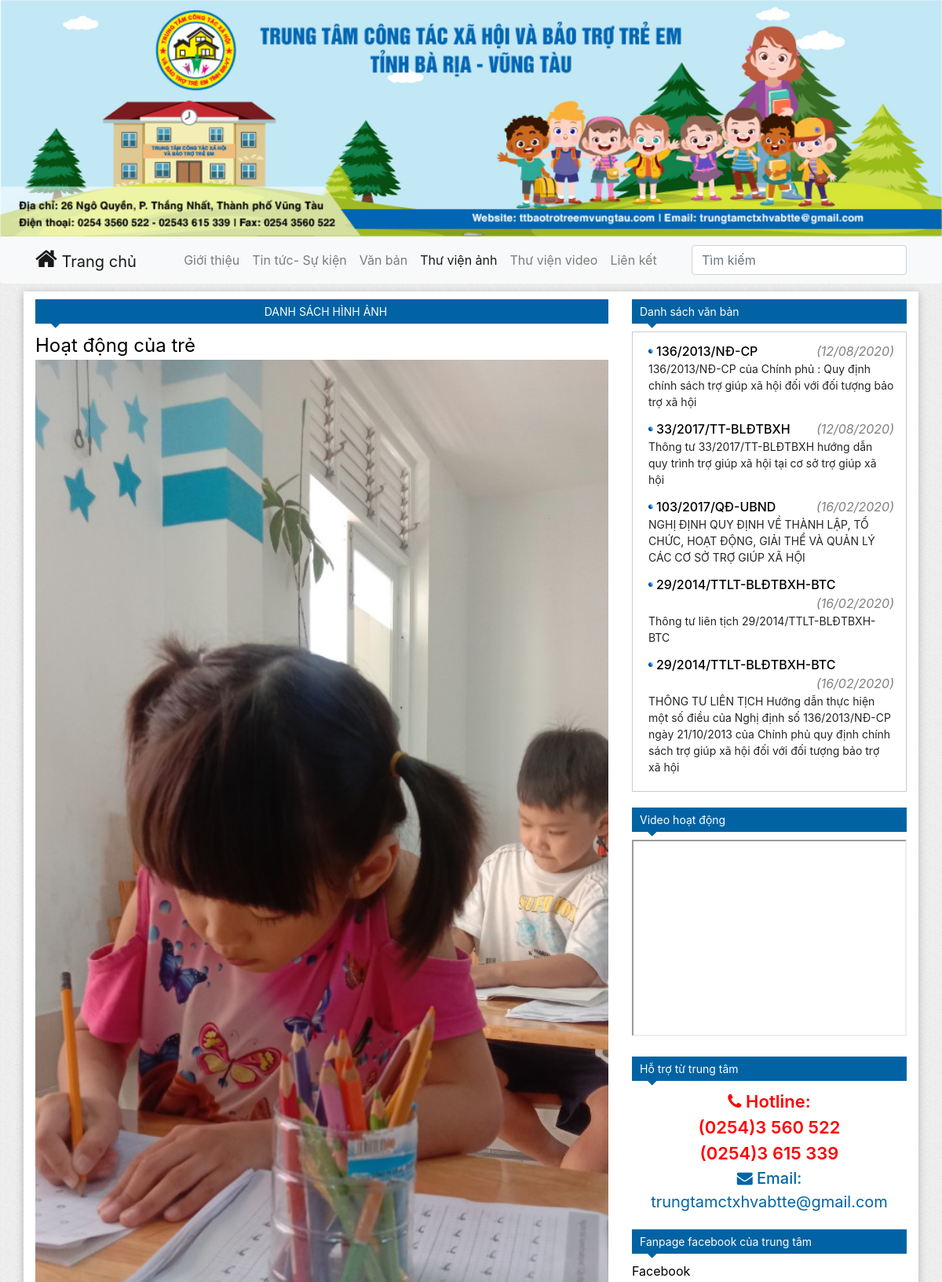
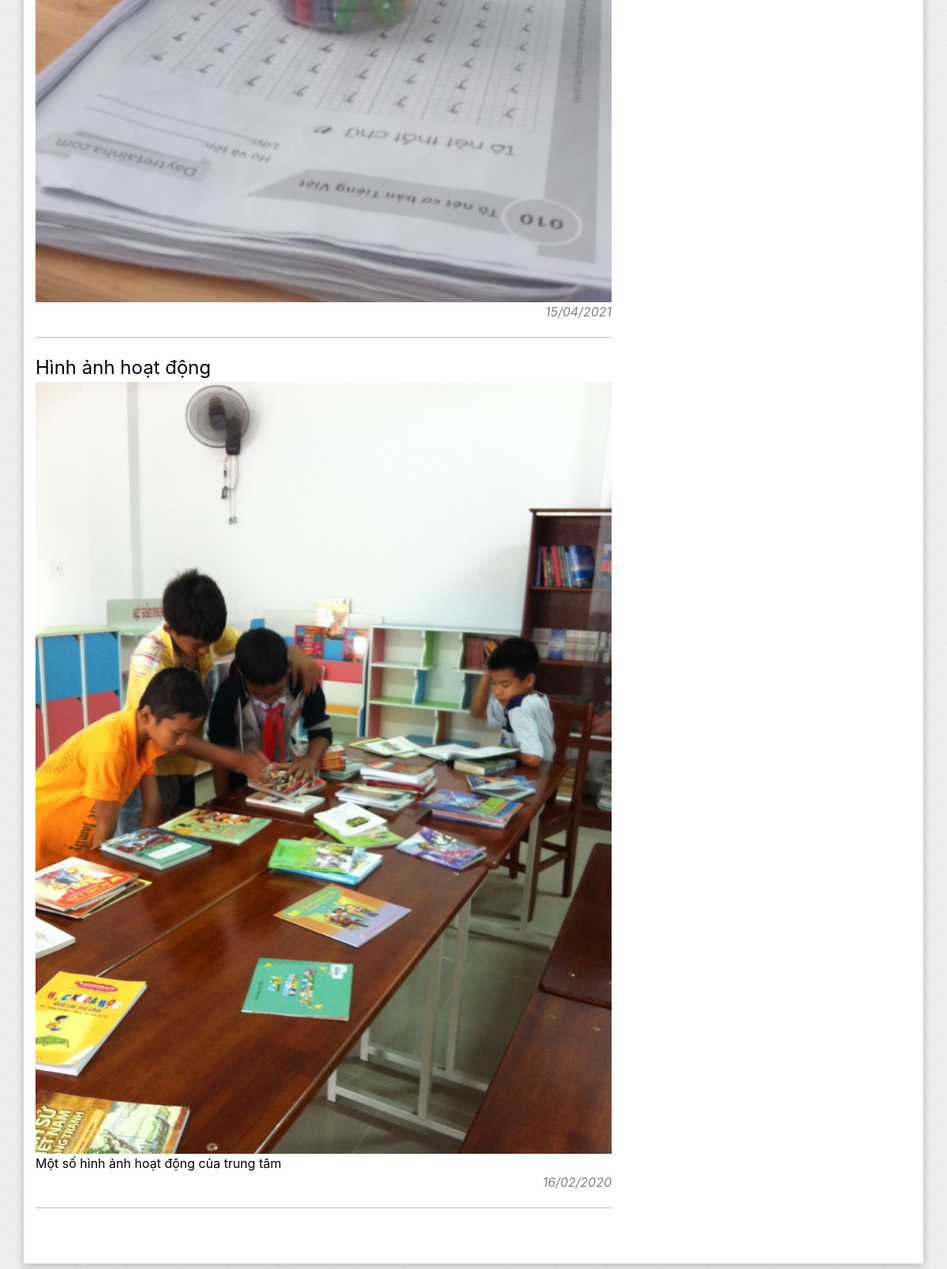
The page /blog/image-list/ (upper part) on the database its author committed (2 pictures, top to bottom).
### blog/models.py (models this page shows, shortened)
class PostImage(models.Model):
    author = models.ForeignKey(get_user_model(), on_delete=models.CASCADE)
    title = models.CharField(max_length=200)
    description = models.CharField(max_length=500, blank=True)
    created_date = models.DateTimeField(default=timezone.now)
    def default_image(self):
        return Image.objects.filter(post_image=self).first()

class Image(models.Model):
    post_image = models.ForeignKey(PostImage, on_delete=models.CASCADE)
    image = models.ImageField()

class PostFile(models.Model):
    type_choices = [
        ('0', 'Cải cách hành chính'),
        ('1', 'Thông báo')
    ]
    author = models.ForeignKey(get_user_model(), on_delete=models.CASCADE)
    number = models.CharField(max_length=200, default='')
    name = models.CharField(max_length=200, default='')
    file = models.FileField()
    type = models.CharField("Loại văn bản", default='0', max_length=100, choices=type_choices)
    created_date = models.DateTimeField(default=timezone.now)

### blog/views.py (the view)
# urls.py: path('image-list/', views.image_list, name='image-list'),
def image_list(request):
    posts_page = PostImage.objects.all().order_by('-created_date')
    page = request.GET.get('page', 1)
    paginator = Paginator(posts_page, 3)
    try:
        posts = paginator.page(page)
    except PageNotAnInteger:
        posts = paginator.page(1)
    except EmptyPage:
        posts = paginator.page(paginator.num_pages)
    files = PostFile.objects.all().order_by('-created_date')[:5]
    images = PostImage.objects.all().order_by('-created_date')[:8]
    return render(request, 'blog/image-list.html', {'posts': posts, 'files': files, 'images': images})

### templates/blog/image-list.html (shortened to what this page needs)
{% extends 'base.html' %}
{% load static %}
{% block name %}Danh sách hình ảnh{% endblock %}
{% block base %}
    <div class="content-wrapper">
        {% for post in posts %}
            <div class="post-item">
                <a href="{% url 'blog:image-detail' %}?id={{ post.id }}">
                    <div class="title">{{ post.title }}</div>
                    <div class="image"><img src="{{ post.default_image.image.url }}"></div>
                    <div class="description">{{ post.description }}</div>
                    <div class="clearfix"><div class="date">{{ post.created_date|date:"d/m/Y" }}</div></div>
                </a>
            </div>
        {% endfor %}
    </div>
    {% include "blog/pagination.html" %}
{% endblock %}

### templates/base.html (shortened to what this page needs)
<!doctype html>
<html lang="en">
<head>
    {% load static %}
    <link rel="stylesheet" href="https://stackpath.bootstrapcdn.com/bootstrap/4.3.1/css/bootstrap.min.css"
>
    <link rel="stylesheet" href="https://maxcdn.bootstrapcdn.com/font-awesome/4.7.0/css/font-awesome.min.css">
    <link rel="stylesheet" href="{% static 'css/style.css' %}">
</head>
<body>
<div id="header">
    <img class="image-header" src="{% static 'images/header.jpg' %}">
    <nav class="navbar navbar-expand-lg navbar-light bg-light rounded">
        <div class="container"><a class="navbar-brand" href="{% url 'home:index' %}"><i
                class="icon-home fa fa-home"></i> Trang chủ</a>
            <div class="collapse navbar-collapse" id="navbarsExample09">
                <ul class="navbar-nav m-auto">
                    <li class="nav-item">
                        <a class="nav-link {% if request.path == "/about" %}active{% endif %}" href="{% url 'home:about' %}">Giới thiệu</a>
                    </li>
                    <li class="nav-item">
                        <a class="nav-link {% if request.path == "/blog/post-list/" %}active{% endif %}" href="{% url 'blog:post-list' %}">Tin tức- Sự kiện</a>
                    </li>
                    <li class="nav-item">
                        <a class="nav-link {% if request.path == "/blog/file-list/" %}active{% endif %}" href="{% url 'blog:file-list' %}">Văn bản</a>
                    </li>
                    <li class="nav-item">
                        <a class="nav-link {% if request.path == "/blog/image-list/" %}active{% endif %}" href="{% url 'blog:image-list' %}">Thư viện ảnh</a>
                    </li>
                    <li class="nav-item">
                        <a class="nav-link {% if request.path == "/blog/video-list/" %}active{% endif %}" href="{% url 'blog:video-list' %}">Thư viện video</a>
                    </li>
                    <li class="nav-item">
                        <a class="nav-link" href="#">Liên kết</a>
                    </li>
                </ul>
                <form class="form-inline my-2 my-md-0">
                    <input class="form-control" type="text" placeholder="Tìm kiếm" aria-label="Search">
                </form>
            </div>
        </div>
    </nav>
</div>
<div id="main">
    <div class="container main">
        <div class="row">
            <div class="col-md-8 left">
            <a href="{% block url %} {% endblock %}" class="arrow-title">{% block name %} {% endblock %}</a>
                {% block base %}
                {% endblock %}
            </div>
            <div class="col-md-4 right">
                <div class="item-right">
                    <a href="{% url 'blog:file-list' %}" class="arrow-title">Danh sách văn bản</a>
                    <ul class="files">
                        {% for file in files %}
                            <li class="file-item">
                                <div class="title clearfix">
                                    <a class="file-title" href="{{ file.file.url }}">{{ file.number }}</a>
                                    <div class="date">({{ file.created_date|date:"d/m/Y" }})</div>
                                </div>
                                <div class="name">{{ file.name }}</div>
                            </li>
                        {% endfor %}
                    </ul>
                </div>
                <div class="item-right">
                    <a href="{% url 'blog:video-list' %}" class="arrow-title">Video hoạt động</a>
                    <iframe
                            src="https://www.youtube.com/embed/stjuHGFGP3E">
                    </iframe>
                </div>
                <div class="item-right">
                    <a href="#" class="arrow-title">Hỗ trợ từ trung tâm</a>
                    <div class="content" style="text-align: center">
                        <div style="font-size: 22px; font-weight: 600; color: red"><i class="fa fa-phone"></i> Hotline:</div>
                        <div style="font-size: 22px; font-weight: 600; color: red"> (0254)3 560 522</div>
                        <div style="font-size: 22px; font-weight: 600; color: red"> (0254)3 615 339</div>
                        <div style="font-size: 20px; font-weight: 500; color: rgb(1, 100, 167)"><i class="fa fa fa-envelope"></i> Email:</div>
                        <div style="font-size: 20px; color: rgb(1, 100, 167)">trungtamctxhvabtte@gmail.com</div>
                    </div>
                </div>
                <div class="item-right">
                    <a href="https://www.facebook.com/TTCongtacxahoiVaBaotrotreem" class="arrow-title">Fanpage facebook của trung
                        tâm</a>
                    <div class="fb-page" data-href="https://www.facebook.com/TTCongtacxahoiVaBaotrotreem" data-tabs="timeline"
                         data-width="500"
                         data-height="300" data-small-header="false" data-adapt-container-width="true"
                         data-hide-cover="false" data-show-facepile="true">
                        <blockquote cite="https://www.facebook.com/TTCongtacxahoiVaBaotrotreem" class="fb-xfbml-parse-ignore"><a
                                href="https://www.facebook.com/TTCongtacxahoiVaBaotrotreem">Facebook</a></blockquote>
                    </div>
                </div>
            </div>
        </div>
    </div>
</div>
</body>
</html>

### static/css/style.css (style rules this page uses)
body { background-image: url("../images/bg.gif"); }
a { color: black; }
.main { margin-top: 10px; background-color: white; box-shadow: 0 2px 10px rgba(0, 0, 0, .25); margin-bottom: 10px; }
.image-header { width: 100%; }
.nav-item { position: relative; display: inline-block; }
.icon-home::before { font-size: 30px; color: rgba(0, 0, 0, .9); }
.arrow-title { display: block; position: relative; background-color: #0163a4; padding: 5px 0 5px 10px; width: 100%; color: white; font-size: 14px; margin: 0; cursor: pointer; margin-bottom: 10px; }
.arrow-title::before { color: #0163a4; content: "\f0d7"; font-family: FontAwesome; left: 20px; top: 18px; height: 0; width: 0; position: absolute; font-size: 20px; }
.main .left .arrow-title { text-transform: uppercase; text-align: center; margin-top: 10px; }
a.arrow-title { color: white; }
.item-right { margin-top: 10px; margin-bottom: 20px; }
.item-right iframe { width: 100%; height: 250px; }
.date { font-style: italic; bottom: 15px; float: right; color: grey; }
.post-item { cursor: pointer; }
.post-item .title { font-size: 24px; display: inline; }
.post-item .image img { width: 100%; }
.post-item { padding-bottom: 20px; border-bottom: 1px solid rgba(0, 0, 0, 0.25); margin-bottom: 20px; }
.content-wrapper { margin-bottom: 70px; }
a { display: block; }
.file-title { float: left; padding-left: 10px; font-weight: 500; }
.files { padding-left: 0; padding: 10px; border: 1px solid rgba(0,0,0,0.2); }
.item-right ul li { list-style: none outside none; background: url("../images/blue_li_icon.jpg") no-repeat scroll 10px 11px transparent; padding: 2px 5px 10px 10px; }
.file-item .name { font-size: 14px; }
.clearfix:after { content: ' '; display: table; clear: both; }
.clearfix:before { content: ' '; display: table; }

### rows shown on the page
PostImage: title "Hoạt động của trẻ", default_image.image (picture), created_date "15/04/2021"
PostImage: title "Hình ảnh hoạt động", default_image.image (picture), description "Một số hình ảnh hoạt động của trung tâm", created_date "16/02/2020"
PostFile: number "136/2013/NĐ-CP", created_date "12/08/2020", name "136/2013/NĐ-CP của Chính phủ : Quy định chính sách trợ giúp xã hội đối với đối tượng bảo trợ xã hội"
PostFile: number "33/2017/TT-BLĐTBXH", created_date "12/08/2020", name "Thông tư 33/2017/TT-BLĐTBXH hướng dẫn quy trình trợ giúp xã hội tại cơ sở trợ giúp xã hội"
PostFile: number "103/2017/QĐ-UBND", created_date "16/02/2020", name "NGHỊ ĐỊNH QUY ĐỊNH VỀ THÀNH LẬP, TỔ CHỨC, HOẠT ĐỘNG, GIẢI THỂ VÀ QUẢN LÝ CÁC CƠ SỞ TRỢ GIÚP XÃ HỘI"
PostFile: number "29/2014/TTLT-BLĐTBXH-BTC", created_date "16/02/2020", name "Thông tư liên tịch 29/2014/TTLT-BLĐTBXH-BTC"
PostFile: number "29/2014/TTLT-BLĐTBXH-BTC", created_date "16/02/2020", name "THÔNG TƯ LIÊN TỊCH Hướng dẫn thực hiện một số điều của Nghị định số 136/2013/NĐ-CP ngày 21/10/2013 của Chính phủ quy định chính sách trợ giúp xã hội đối với đối tượng bảo trợ xã hội"
